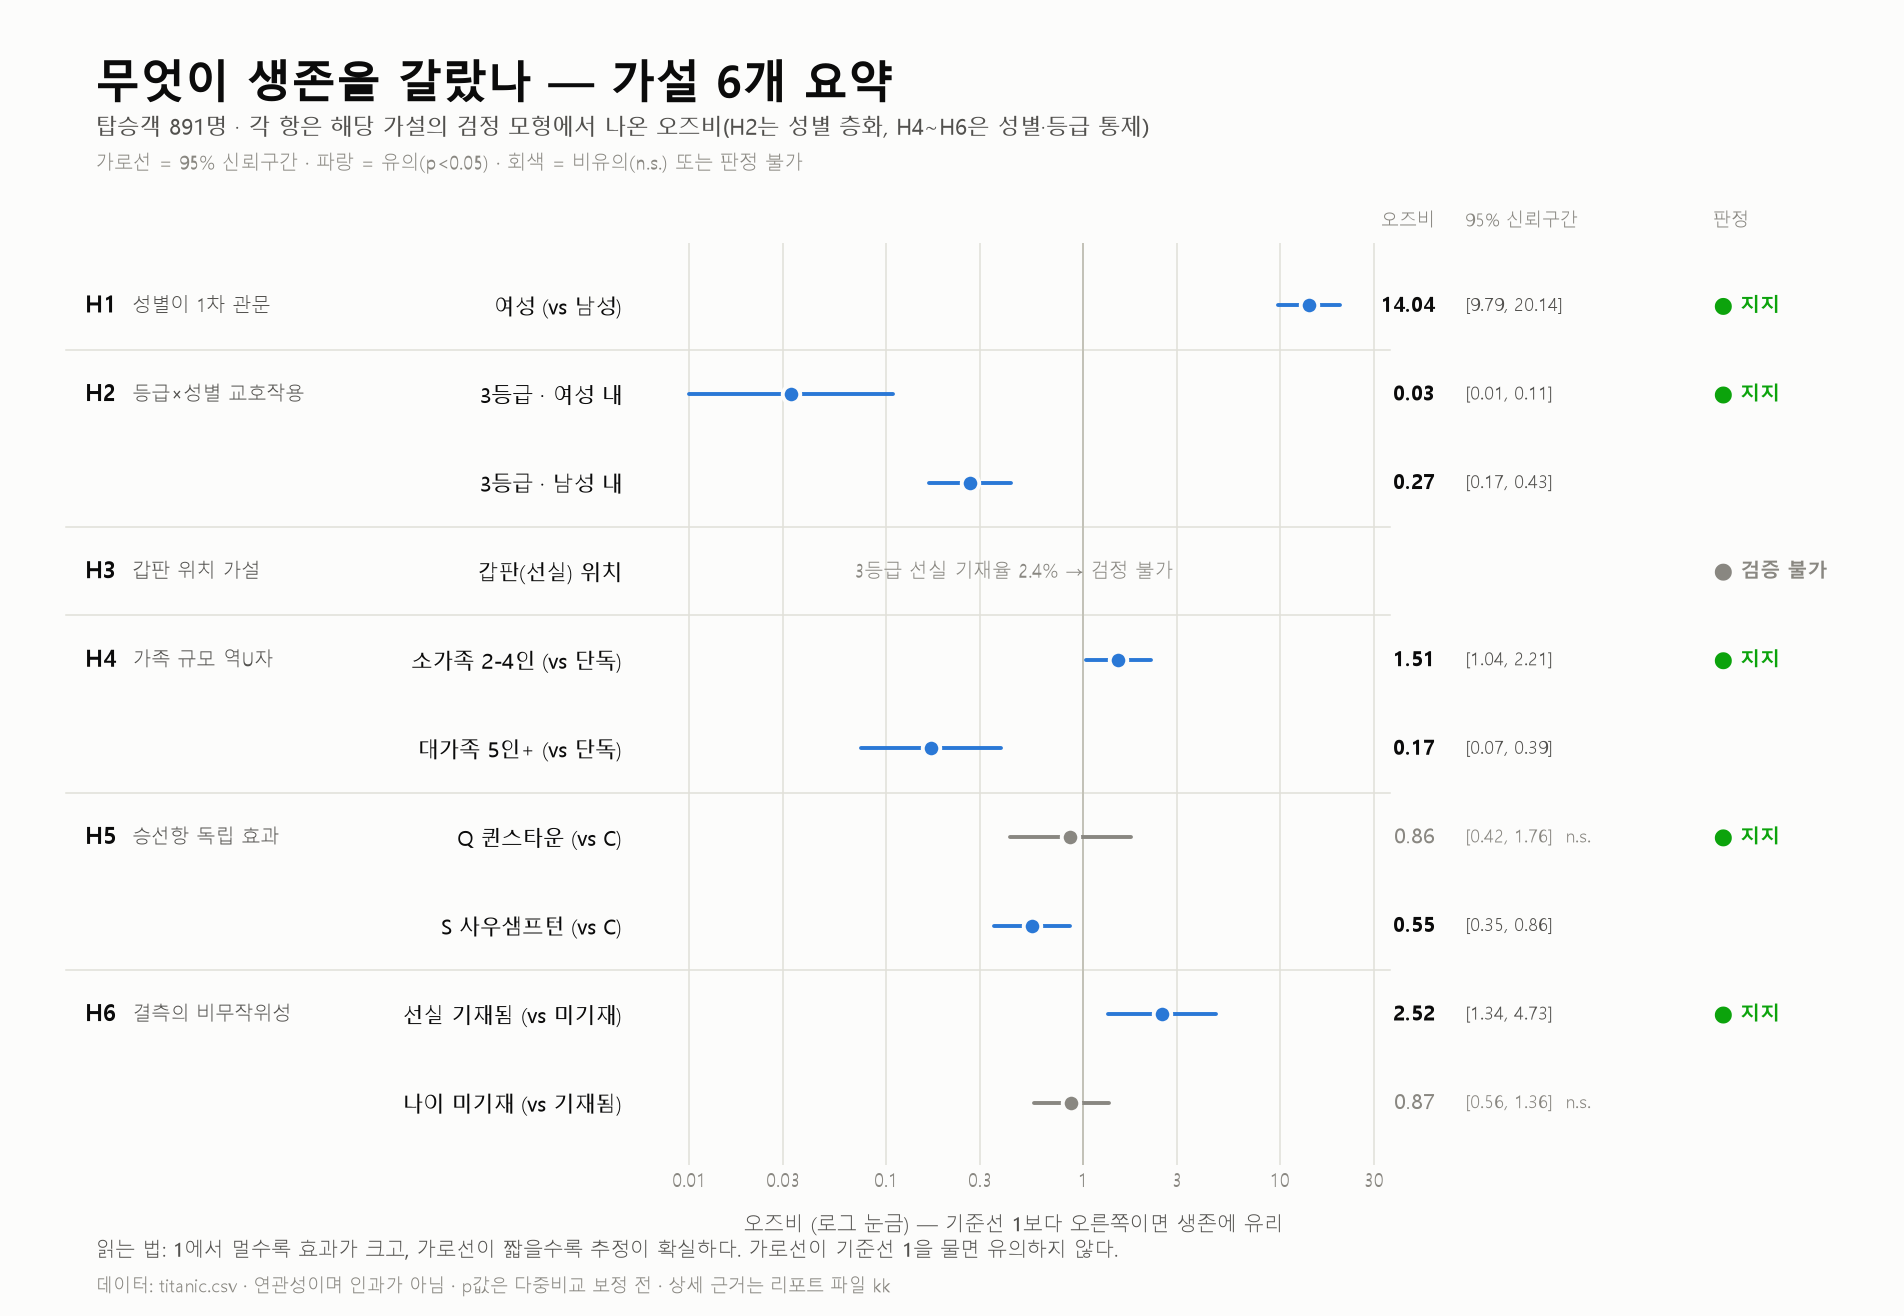

Recreate this plot in Python.
# -*- coding: utf-8 -*-
"""가설 H1~H6을 한 장으로 압축한 요약 차트 (오즈비 포레스트).

각 행은 해당 가설의 검정 모형에서 나온 오즈비와 95% 신뢰구간이다.
  - 기준선 1의 오른쪽 = 생존에 유리, 왼쪽 = 불리
  - 파랑 = 유의(p<0.05), 회색 = 비유의 / 판정 불가
  - 가로 길이(신뢰구간 폭)가 곧 그 추정치의 불확실성

사용법:
    python titanic_hypothesis_summary.py           # -> titanic_hypothesis_summary.png
    python titanic_hypothesis_summary.py --dark    # -> titanic_hypothesis_summary_dark.png
"""
from __future__ import annotations

import argparse
from pathlib import Path

import matplotlib

matplotlib.use("Agg")

import matplotlib.pyplot as plt
import numpy as np
import pandas as pd
from matplotlib.ticker import FixedLocator

from titanic_hypotheses import logit, lr_test, prepare
from titanic_survival import DARK, LIGHT, load_data, setup_font

HERE = Path(__file__).resolve().parent
EXTRA_LIGHT = {"good": "#0ca30c"}
EXTRA_DARK = {"good": "#0ca30c"}


# ── 행 데이터 만들기 ─────────────────────────────────────────────────────────
def effect(res, key: str) -> tuple[float, float, float, float]:
    ci = res.conf_int()
    return (
        float(np.exp(res.params[key])),
        float(np.exp(ci.loc[key, 0])),
        float(np.exp(ci.loc[key, 1])),
        float(res.pvalues[key]),
    )


def build_rows(d: pd.DataFrame) -> list[dict]:
    """(가설, 항목, 오즈비, CI, p) 행 목록. 각 행은 그 가설의 검정 모형에서 나온다."""
    y, base = d["Survived"], d[["여성", "p2", "p3"]]
    m_base = logit(y, base)
    rows: list[dict] = []

    # H1 — 성별·등급 동시 투입
    od, lo, hi, p = effect(m_base, "여성")
    rows.append({"tag": "H1", "label": "여성 (vs 남성)", "od": od, "lo": lo, "hi": hi, "p": p})

    # H2 — 성별로 층화했을 때 '3등급 페널티'가 서로 다른가
    inter = base.assign(**{"f2": d["여성"] * d["p2"], "f3": d["여성"] * d["p3"]})
    t2 = lr_test(logit(y, inter), m_base)
    for sex in ("여성", "남성"):
        sub = d[d["성별"] == sex]
        m = logit(sub["Survived"], sub[["p2", "p3"]])
        od, lo, hi, p = effect(m, "p3")
        rows.append({"tag": "H2", "label": f"3등급 · {sex} 내", "od": od, "lo": lo, "hi": hi, "p": p})
    rows[-2]["tag_note"] = f"교호작용 LR p={t2['p']:.1e}"

    # H3 — 검정 자체가 불가능
    cov3 = d[d["Pclass"] == 3]["선실기록"].mean() * 100
    rows.append(
        {
            "tag": "H3",
            "label": "갑판(선실) 위치",
            "na": True,
            "na_text": f"3등급 선실 기재율 {cov3:.1f}% → 검정 불가",
        }
    )

    # H4 — 가족 규모 (성별·등급 통제)
    fam = pd.get_dummies(d["가족규모"], prefix="fam", drop_first=True).astype(int)
    m4 = logit(y, pd.concat([base, fam], axis=1))
    for key, label in (("fam_소가족(2-4인)", "소가족 2-4인 (vs 단독)"), ("fam_대가족(5인+)", "대가족 5인+ (vs 단독)")):
        od, lo, hi, p = effect(m4, key)
        rows.append({"tag": "H4", "label": label, "od": od, "lo": lo, "hi": hi, "p": p})

    # H5 — 승선항 (성별·등급 통제)
    e = d.dropna(subset=["Embarked"])
    emb = pd.get_dummies(e["Embarked"], prefix="emb", drop_first=True).astype(int)
    m5 = logit(e["Survived"], pd.concat([e[["여성", "p2", "p3"]], emb], axis=1))
    for key, label in (("emb_Q", "Q 퀸스타운 (vs C)"), ("emb_S", "S 사우샘프턴 (vs C)")):
        od, lo, hi, p = effect(m5, key)
        rows.append({"tag": "H5", "label": label, "od": od, "lo": lo, "hi": hi, "p": p})

    # H6 — 결측 (성별·등급 통제)
    for col, label in (("선실기록", "선실 기재됨 (vs 미기재)"), ("나이결측", "나이 미기재 (vs 기재됨)")):
        m = logit(y, base.assign(**{col: d[col].astype(int)}))
        od, lo, hi, p = effect(m, col)
        rows.append({"tag": "H6", "label": label, "od": od, "lo": lo, "hi": hi, "p": p})

    return rows


VERDICTS = {
    "H1": ("지지", True),
    "H2": ("지지", True),
    "H3": ("검증 불가", False),
    "H4": ("지지", True),
    "H5": ("지지", True),
    "H6": ("지지", True),
}
TAG_TITLES = {
    "H1": "성별이 1차 관문",
    "H2": "등급×성별 교호작용",
    "H3": "갑판 위치 가설",
    "H4": "가족 규모 역U자",
    "H5": "승선항 독립 효과",
    "H6": "결측의 비무작위성",
}


# ── 그리기 ───────────────────────────────────────────────────────────────────
def build_figure(dark: bool) -> plt.Figure:
    c = dict(DARK if dark else LIGHT, **(EXTRA_DARK if dark else EXTRA_LIGHT))
    d = prepare(load_data())
    rows = build_rows(d)

    fig = plt.figure(figsize=(13.6, 9.4), dpi=140, facecolor=c["surface"])
    ax = fig.add_axes([0.335, 0.115, 0.395, 0.70])
    ax.set_facecolor(c["surface"])

    finite = [r for r in rows if not r.get("na")]
    xmin = max(min(r["lo"] for r in finite) * 0.55, 0.005)
    xmax = min(max(r["hi"] for r in finite) * 1.8, 200)
    ax.set_xscale("log")
    ax.set_xlim(xmin, xmax)
    ax.set_ylim(-0.7, len(rows) - 0.3)

    for side in ("top", "right", "left", "bottom"):
        ax.spines[side].set_visible(False)
    ax.grid(axis="x", color=c["grid"], linewidth=0.8, zorder=0)
    ax.set_axisbelow(True)
    ax.tick_params(which="both", colors=c["muted"], length=0, labelsize=10)
    ax.axvline(1, color=c["axis"], linewidth=1.0, zorder=1)

    ys = list(range(len(rows) - 1, -1, -1))  # 첫 행이 맨 위
    for y, r in zip(ys, rows):
        if r.get("na"):
            ax.text(
                np.sqrt(xmin * xmax), y, r["na_text"],
                ha="center", va="center", color=c["muted"], fontsize=10, style="italic",
            )
            continue
        sig = r["p"] < 0.05
        color = c["alive"] if sig else c["muted"]
        ax.plot([r["lo"], r["hi"]], [y, y], color=color, linewidth=2, solid_capstyle="round", zorder=3)
        ax.plot(
            [r["od"]], [y], "o", markersize=9, color=color,
            markeredgecolor=c["surface"], markeredgewidth=2, zorder=4,
        )

    # 가설 그룹 구분선
    for k in range(1, len(rows)):
        if rows[k]["tag"] != rows[k - 1]["tag"]:
            ax.axhline(ys[k] + 0.5, color=c["grid"], linewidth=0.8, zorder=0, xmin=-0.76, clip_on=False)

    ax.set_yticks(ys)
    ax.set_yticklabels([r["label"] for r in rows], fontsize=11, color=c["ink"])
    ax.tick_params(axis="y", labelcolor=c["ink"], pad=8)
    ticks = [t for t in (0.01, 0.03, 0.1, 0.3, 1, 3, 10, 30, 100) if xmin <= t <= xmax]
    ax.xaxis.set_major_locator(FixedLocator(ticks))
    ax.set_xticklabels([f"{t:g}" for t in ticks])
    ax.set_xlabel("오즈비 (로그 눈금) — 기준선 1보다 오른쪽이면 생존에 유리", color=c["ink2"], fontsize=10.5, labelpad=12)

    # 왼쪽: 가설 태그 / 오른쪽: 수치와 판정
    seen: set[str] = set()
    for y, r in zip(ys, rows):
        tag = r["tag"]
        if tag not in seen:
            seen.add(tag)
            judgement, ok = VERDICTS[tag]
            ax.text(
                -0.735, y, tag, transform=ax.get_yaxis_transform(),
                ha="left", va="center", color=c["ink"], fontsize=12, fontweight="bold", clip_on=False,
            )
            ax.text(
                -0.672, y, TAG_TITLES[tag], transform=ax.get_yaxis_transform(),
                ha="left", va="center", color=c["ink2"], fontsize=10, clip_on=False,
            )
            ax.text(
                1.43, y, f"● {judgement}", transform=ax.get_yaxis_transform(),
                ha="left", va="center", color=c["good"] if ok else c["muted"],
                fontsize=10.5, fontweight="bold", clip_on=False,
            )
        if r.get("na"):
            continue
        sig = r["p"] < 0.05
        ax.text(
            1.06, y, f"{r['od']:.2f}", transform=ax.get_yaxis_transform(),
            ha="right", va="center", color=c["ink"] if sig else c["muted"],
            fontsize=11, fontweight="bold" if sig else "normal", clip_on=False,
        )
        ax.text(
            1.10, y, f"[{r['lo']:.2f}, {r['hi']:.2f}]" + ("" if sig else "  n.s."),
            transform=ax.get_yaxis_transform(),
            ha="left", va="center", color=c["ink2"] if sig else c["muted"], fontsize=9.5, clip_on=False,
        )

    # 열 머리글
    for x, text, ha in ((1.06, "오즈비", "right"), (1.10, "95% 신뢰구간", "left"), (1.43, "판정", "left")):
        ax.text(
            x, len(rows) - 0.15, text, transform=ax.get_yaxis_transform(),
            ha=ha, va="bottom", color=c["muted"], fontsize=9.5, clip_on=False,
        )

    fig.text(0.05, 0.955, "무엇이 생존을 갈랐나 — 가설 6개 요약", color=c["ink"], fontsize=23, fontweight="bold", va="top")
    fig.text(
        0.05, 0.912,
        "탑승객 891명 · 각 항은 해당 가설의 검정 모형에서 나온 오즈비(H2는 성별 층화, H4~H6은 성별·등급 통제)",
        color=c["ink2"], fontsize=11.5, va="top",
    )
    fig.text(
        0.05, 0.884,
        "가로선 = 95% 신뢰구간 · 파랑 = 유의(p<0.05) · 회색 = 비유의(n.s.) 또는 판정 불가",
        color=c["muted"], fontsize=10, va="top",
    )
    fig.text(
        0.05, 0.045,
        "읽는 법: 1에서 멀수록 효과가 크고, 가로선이 짧을수록 추정이 확실하다. 가로선이 기준선 1을 물면 유의하지 않다.",
        color=c["ink2"], fontsize=10.5,
    )
    fig.text(
        0.05, 0.018,
        "데이터: titanic.csv · 연관성이며 인과가 아님 · p값은 다중비교 보정 전 · 상세 근거는 리포트 파일 kk",
        color=c["muted"], fontsize=9.5,
    )
    return fig


def main() -> None:
    parser = argparse.ArgumentParser(description="가설 요약 1장 차트")
    parser.add_argument("--dark", action="store_true", help="다크 모드로 렌더링")
    parser.add_argument("--out", type=Path, default=None, help="저장 경로")
    args = parser.parse_args()

    setup_font()
    c = DARK if args.dark else LIGHT
    fig = build_figure(dark=args.dark)
    out = args.out or HERE / (
        "titanic_hypothesis_summary_dark.png" if args.dark else "titanic_hypothesis_summary.png"
    )
    fig.savefig(out, facecolor=c["surface"])
    plt.close(fig)
    print(f"저장 완료: {out}")


if __name__ == "__main__":
    main()
